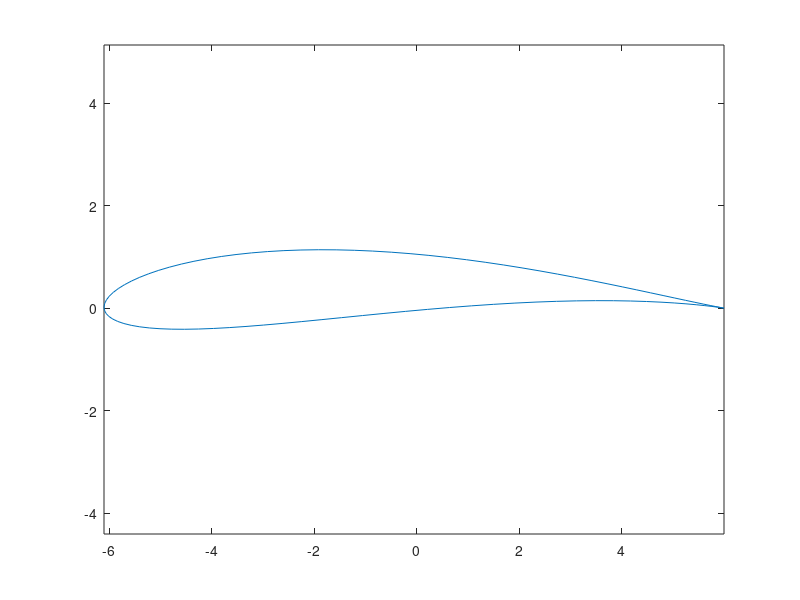
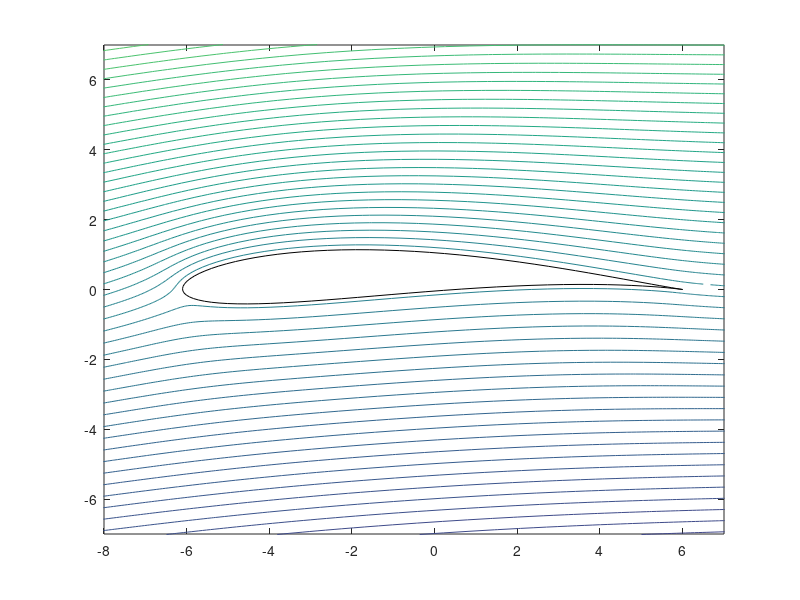
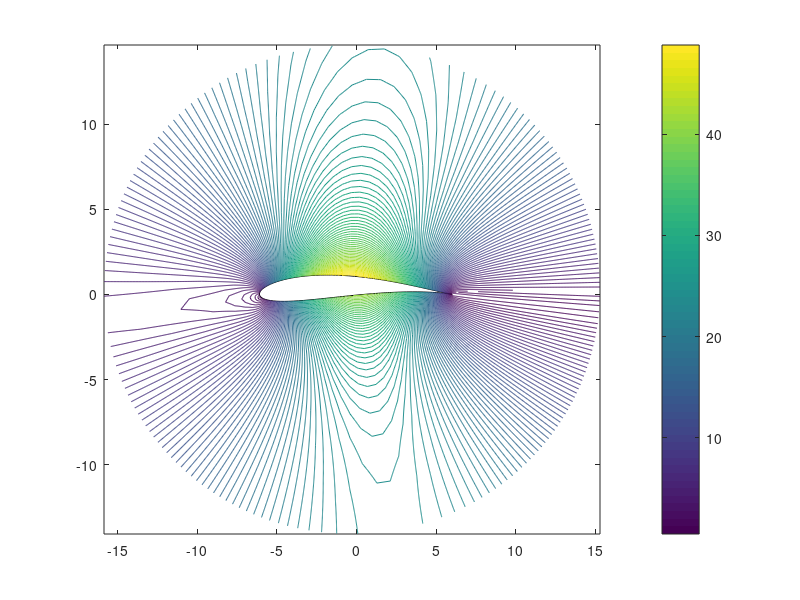

Source code (MATLAB) for these figures, in order:
%clear all
%clc

%Imaginary number
i = 1i;

%Parametres
a = 6;          %Real part
h = 0.5;        %Imaginary part 
delta = 0.6;    %Distance between centres of cyrcles M & K

U = 50; %Speed 
%gam = 0.5; %Cirkulace rychlosti po profilu
degUhel = 5; %Angle of attack - degrees

%%%%%%%%%%%%%%%%%%%%%%%%%%%%%%%%%%%%%%%%%%%%%%%%%%%%%%%%%%%%%%%%%%%%%%%%

%Radius of circle Kr
R1 = sqrt(a.^2 + h.^2);

%Change of triangles (from similar triangles)
dh = delta * h / R1;
da = delta * a / R1;

Sx = - da; % centre of circle Mx ( minus profile orientation )
Sy = h + dh; % centre of circle My
R = R1 + delta; % Radius of M

%Joukowski profil
%tt = 2 * pi * ( 0 : 0.001 : 1 ); %0.001
tt = 2 * pi * ( 0 : 0.0104 : 1 );

z = Sx + R .* cos(tt) + i * ( Sy + R .* sin(tt) );

fceZ = (z + a.^2 ./ z) / 2;

figure(1)
plot( real(fceZ(1,:)) , imag(fceZ(1,:)) )
axis equal
 
%%%%%%%%%%%%%%%%%%%%%%%%%%%%%%%%%%%%%%%%%%%%%%%%%%%%%

uhel = pi * degUhel / 180; %Angle of attack - radians THETA
Radius = (R:0.1:30)';

%Speed
Uinfad = U .* (cos(uhel) - sin(uhel) * i);
Uinf = U .* (cos(uhel) + sin(uhel) * i);

%Circlulation of velocity around the profile
gam = 2 * pi * R * U * ( uhel + atan(h/a) );

%Area in polar coordinates
[rr,phi] = meshgrid(Radius, tt );

%Polar complex number
xx = Sx + rr .* cos(phi);
yy = Sy + rr .* sin(phi);
z1 = (xx + i .* yy);

%Zukovskeho funkce -- body pro contour
zz = ( z1 + a.^2 ./ z1 ) / 2;

%zz_der = ( 1 - a.^2 ./ zz.^2 ) / 2;
%zz_der = ( 1 + ( z1 ./ ( sqrt( z1.^2 - a.^2 ) ) ) );
zz_der = 1/2 * ( 1 - ( a.^2 ./ z.^2 ) );

%zz2 = K(z) - S     K(z) = inverse mapping to Zuk. mapping
zz2 = z1 - Sx - i * Sy;

%Complex potential - Zukovskij
Fzz = ( 1/2 .* ( Uinfad * zz2 + Uinf * R.^2 ./ zz2 - gam / (pi * i) * log(zz2) ) );

%Complex speed - Zukovskij
Wzz = zz_der' .* ( 1/2 .* ( Uinfad - ( ( Uinf * R.^2 ) ./ ( zz2.^2 ) ) ) - gam / ( 2 * pi * i ) * ( 1 ./ zz2 ) );

tt = 0:0.0104:1; %Parametr 0.0099
aa = min(min(imag(Fzz))); %Minimal value of Im(Fzz) in the entire matrix
bb = max(max(imag(Fzz))); %Maximal value of Im(Fzz) in the entire matrix

%Plot streamlines
figure(2)
plot( real(fceZ(1,:)) , imag(fceZ(1,:)), 'color', 'k' );
hold on
contour(real(zz), imag(zz), imag(Fzz), aa + (bb - aa) * tt);
hold off
xlim([-8,7]); ylim([-7,7]);
%A = [real(fceZ(1,:)') , -imag(fceZ(1,:)'), zeros(1001,1)];

figure(3)
plot( real(fceZ(1,:)) , imag(fceZ(1,:)), 'color', 'k' );
hold on
contour(real(zz), imag(zz), sqrt( real(Wzz).^2 + imag(Wzz).^2 ), 100);
hold off
%xlim([-8,7]); ylim([-7,7]);
colorbar
